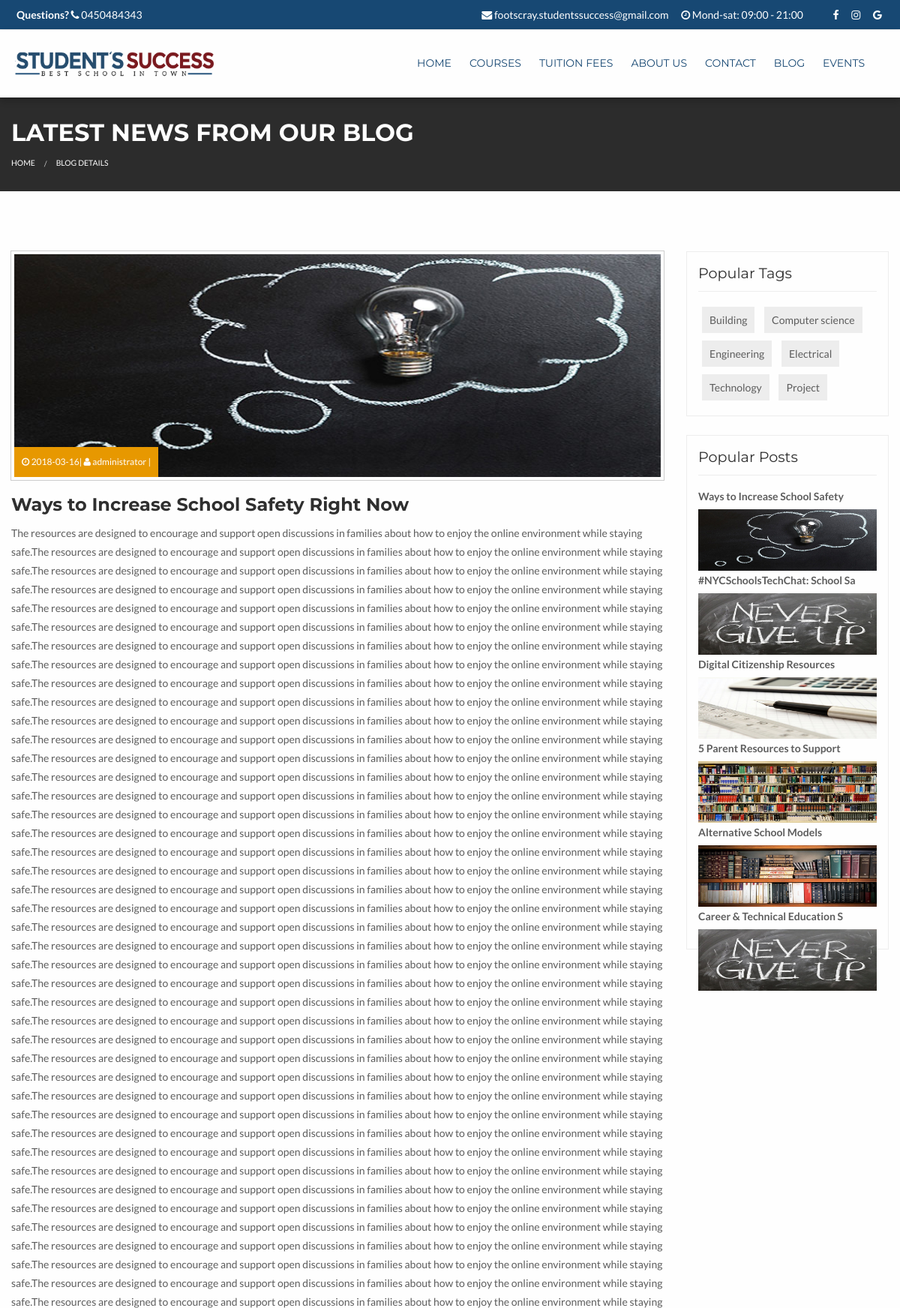
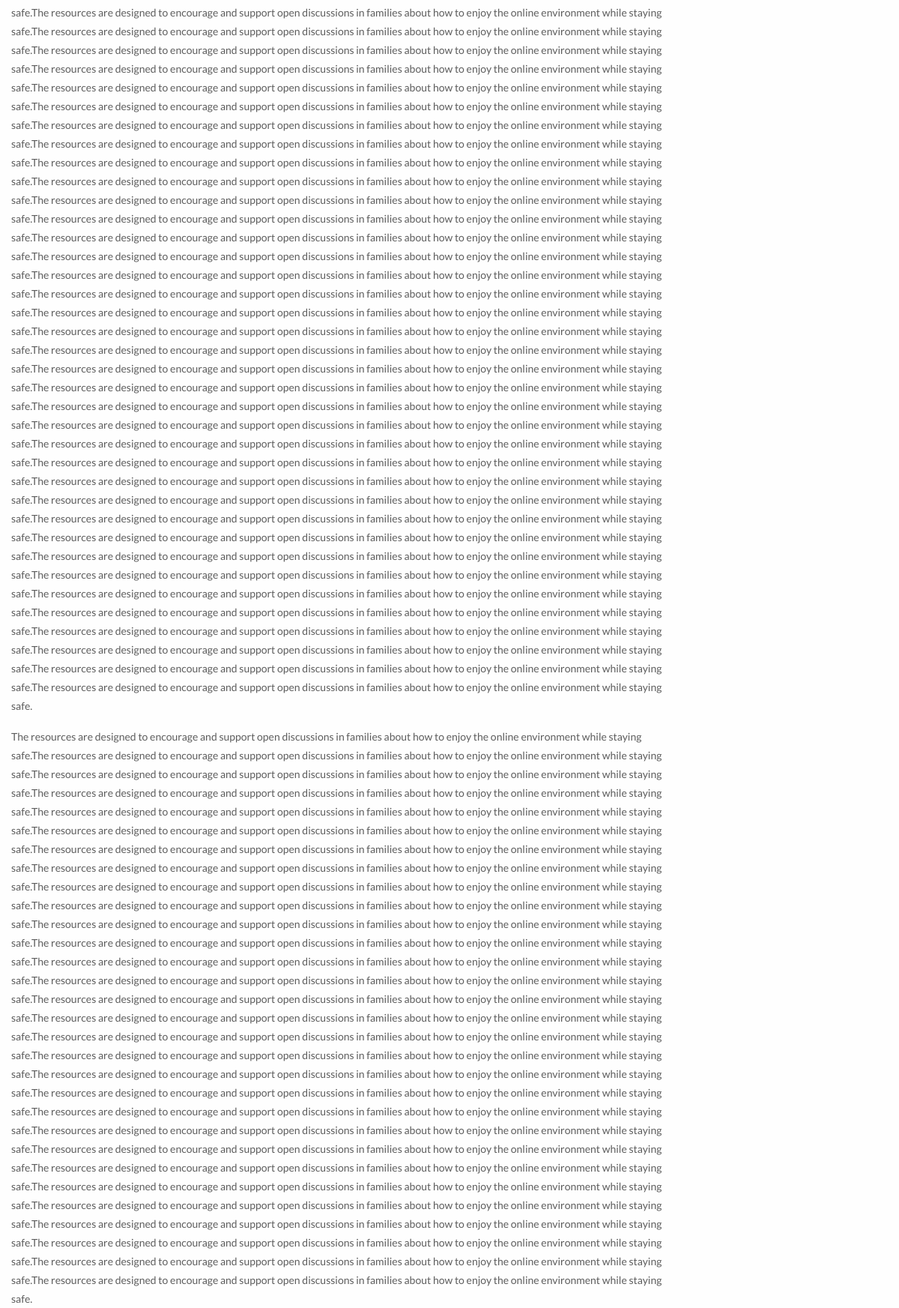
The app's page /website/Blogs/BlogDetails/22 (upper part) with its own data (2 pictures, top to bottom).
### tables this page shows
CREATE TABLE `posts` (
  `post_id` bigint(255) NOT NULL,
  `admin_id` varchar(20) NOT NULL,
  `post_title` text NOT NULL,
  `post_content` longtext NOT NULL,
  `post_date` date NOT NULL,
  `post_media` varchar(255) NOT NULL
);

### website/application/controllers/Blogs.php (called while the page is built, shortened)
<?php
class Blogs extends CI_Controller {
	public function BlogDetails($id)
	{
		$this->load->view('includes/header');
		$this->load->model('HomeModel');
		$data['post'] = $this->HomeModel->PostList($id)[0];
		$data['related'] = $this->HomeModel->PostList();
		$this->load->view('blog/BlogDetails',$data);
		$this->load->view('includes/footer');
	}
}

### website/index.php (called while the page is built, shortened)
<?php
require_once BASEPATH.'core/CodeIgniter.php';

### website/application/models/HomeModel.php (called while the page is built, shortened)
<?php
class HomeModel extends CI_Model
{
	public function PostList($id=null){
		$this->db->select('*');
		$this->db->from('posts');
		if ($id!=null) {
			$this->db->where('post_id',$id);
		}
		$this->db->order_by("post_id","desc");
		$result = $this->db->get();
		return $result->result_array();
	}
}
 ?>

### website/application/views/blog/BlogDetails.php (the view, shortened to what this page needs)
<div class="title-section module">
    <div class="row">
        <div class="small-12 columns">
            <h1>Latest News From Our Blog</h1>
        </div>
        <div class="small-12 columns">
            <ul class="breadcrumbs">
                <li><a href="#">Home</a></li>
                <li><a href="#">Blog Details</a></li>
            </ul>
        </div>
    </div>
</div>
<div class="content-section module blog-page">
    <div class="row">
        <div class="medium-9 small-12 columns posts-wrap">
            <div class="single-post">
                <div class="featured-image">
                    <a href="#">
                        <img alt="" src="http://localhost/Studentsuccess/ss_admin/uploads/<?php echo $post['post_media']; ?>" class="thumbnail" />
                    </a>
                	<div class="post-meta"><i class="fa fa-clock-o" aria-hidden="true"></i> <?php echo $post['post_date']; ?>| <i class="fa fa-user" aria-hidden="true"></i> <a href=""><?php echo $post['admin_id']; ?></a> | </div>
                 </div>
                <h3><a href="#"><?php echo $post['post_title']; ?></a></h3>
                <div class="post-excerpt">
                    <?php echo $post['post_content']; ?>
                </div>
            </div>
        </div>
        <div class="medium-3 small-12 columns sidebar">
            <div class="widget">
                <h2>Popular Tags</h2>
                <ul class="tags">
                    <li><a href="#">Building</a></li>
                    <li><a href="#">Computer science</a></li>
                    <li><a href="#">Engineering</a></li>
                    <li><a href="#">Electrical</a></li>
                    <li><a href="#">Technology</a></li>
                    <li><a href="#">Project</a></li>
                </ul>
            </div>
            <div class="widget">
                <h2>Popular Posts</h2>
                 <?php if (!empty($related)): $i=0;?>
                 <?php foreach ($related as $post): $i++ ?>
                 <div class="popular-post">
                    <a href="<?php echo base_url('Blogs/BlogDetails/').$post['post_id'] ?>"><strong><?php echo substr($post['post_title'],0,30); ?></strong></a>
                    <p>
                    <a href="<?php echo base_url('Blogs/BlogDetails/').$post['post_id'] ?>">
                        <img alt="" src="http://localhost/Studentsuccess/ss_admin/uploads/<?php echo $post['post_media']; ?>" class="float-left" />
                    </a></p>
                 </div>
                 <?php if($i==6){break;} ?>
                 <?php endforeach ?>
                 <?php endif ?>
            </div>
        </div>
    </div>
</div>

### website/assets/style.css (style rules this page uses)
body { font-family:'Lato', sans-serif; line-height:25px; font-size:0.875rem; font-weight:400; padding:0; margin:0; font-style:normal; color:#5d5d5d; }
h1, h1 a { font-size:2rem; margin-bottom:15px; }
h2, h2 a { font-size:1.75rem; }
h3, h3 a { font-size:1.50rem; }
label, p, ul, ol, a, blockquote, input, textarea, select, [type=date], [type=text], [type=email], span { font-size:0.875rem; line-height:25px; color:#5d5d5d; }
h1,h2,h3,h4,h5,h6, h2 a, h3 a, h4 a, h5 a, h6 a, h1 span, h2 span, h3 span, h4 span, h5 span, h6 span { font-family:'Montserrat', sans-serif; font-weight:bold; color:#2f2f2f; }
.module { position:relative; margin-bottom:80px; }
.row .sidebar.small-12 { margin-top:0px; }
.post-meta, .post-meta a { font-size:12px; line-height:20px; }
.post-meta { margin-top:5px; margin-bottom:5px; border-top:1px solid #ededed; border-bottom:1px solid #ededed; }
.title-section { padding-top:25px; padding-bottom:25px; position:relative; background-color:rgba(27, 27, 27, 0.9); }
.title-section::after { content:""; background:url('images/help/title-bg.jpg'); top:0; left:0; bottom:0; right:0; position:absolute; z-index:-1; background-size:cover; }
.title-section h1 { text-transform:uppercase; margin-top:0px; margin-bottom:5px; color:#FFF; }
.title-section ul { margin: 0px; }
.breadcrumbs li, .breadcrumbs li a { font-size: 0.65rem; }
.breadcrumbs li, .breadcrumbs li a { color: #FFF; }
.content-section h2 { font-weight:normal; }
.blog-page .featured-image { position:relative; }
.blog-page .post-meta { border-top:0px; border-bottom:0px; background-color:#e79800; padding:10px; max-width:370px; color:#FFF; position:absolute; bottom:15px; left:4px; }
.blog-page .post-meta a { color:#FFF; }
.widget { border-top: 1px solid #ededed; border-bottom: 1px solid #ededed; border-left: 1px solid #ededed; border-right: 1px solid #ededed; margin-bottom:25px; padding:15px; }
.sidebar .widget:last-child { margin-bottom:0px; }
.widget h2 { font-size: 1.2rem; text-align: left; padding: 0px; margin-bottom: 15px; border-bottom: 1px solid #ededed; padding-bottom:10px; }
.widget .tags li { padding-left:0px; padding-right:0px; }
.widget .tags li a { padding:5px 10px; text-wrap:suppress; white-space: nowrap; margin:5px; display:inline-block; }
.widget .popular-post { margin-bottom:8px; margin-top:8px; border-bottom:1px solid #ededed; }
.widget .popular-post:last-child { border-bottom:0px; margin-bottom:0px; }
.widget .popular-post p { margin-top:5px; }
.widget .popular-post img { margin-right:10px; }
.sidebar ul li a:before { content:"\00BB"; margin-right:10px; }
.tags { list-style:none; margin-left:0px; margin-bottom:0px; }
.tags li { display:inline; padding-left:0px; padding-right:0px; }
.tags li a { background-color:#ededed; }
.tags li:first-child { padding-left:0px; }
.sidebar .tags li a:before { content:none; margin-right:0px; }

### records on screen
posts: post_media (picture), post_date "2018-03-16", admin "administrator", post_title "Ways to Increase School Safety Right Now", post_content "The resources are designed to encourage and support open discussions in families about how to enjoy the online environment while staying safe.The resources are designed to encourage and support open discussions in families about how to enjoy the online environment while staying safe.The resources are designed to encourage and support open discussions in families about how to enjoy the online environment while staying safe.The resources are designed to encourage and support open discussions in families about how to enjoy the online environment while staying safe.The resources are designed to encourage and support open discussions in families about how to enjoy the online environment while…", post_title "Ways to Increase School Safety"
posts: post_title "#NYCSchoolsTechChat: School Sa", post_media (picture)
posts: post_title "Digital Citizenship Resources", post_media (picture)
posts: post_title "5 Parent Resources to Support", post_media (picture)
posts: post_title "Alternative School Models", post_media (picture)
posts: post_title "Career & Technical Education S", post_media (picture)
